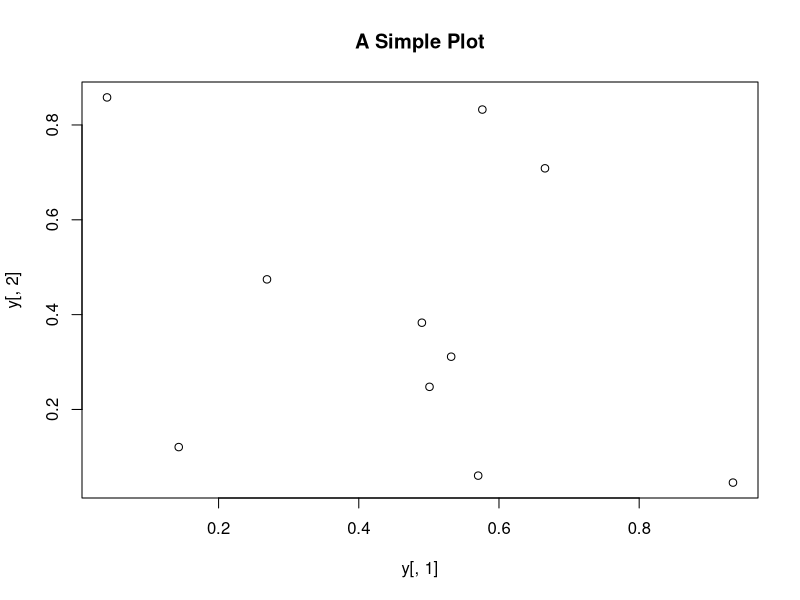
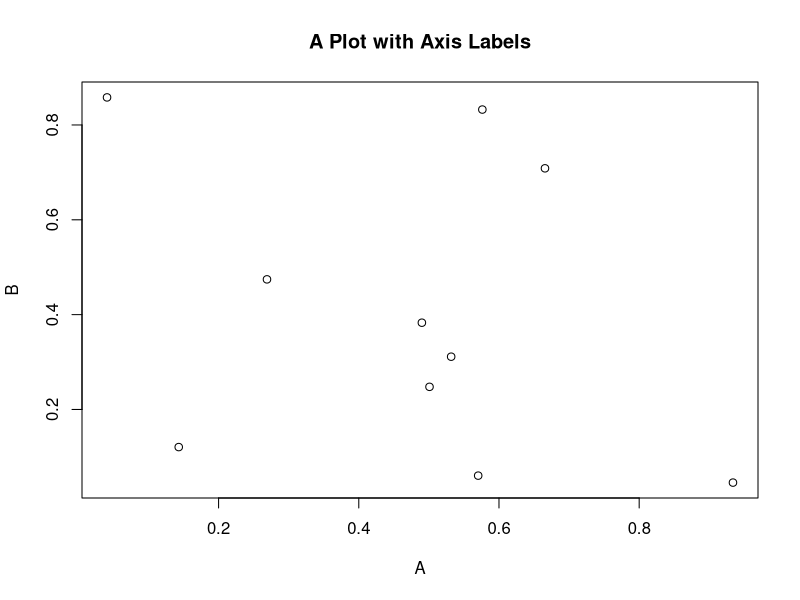
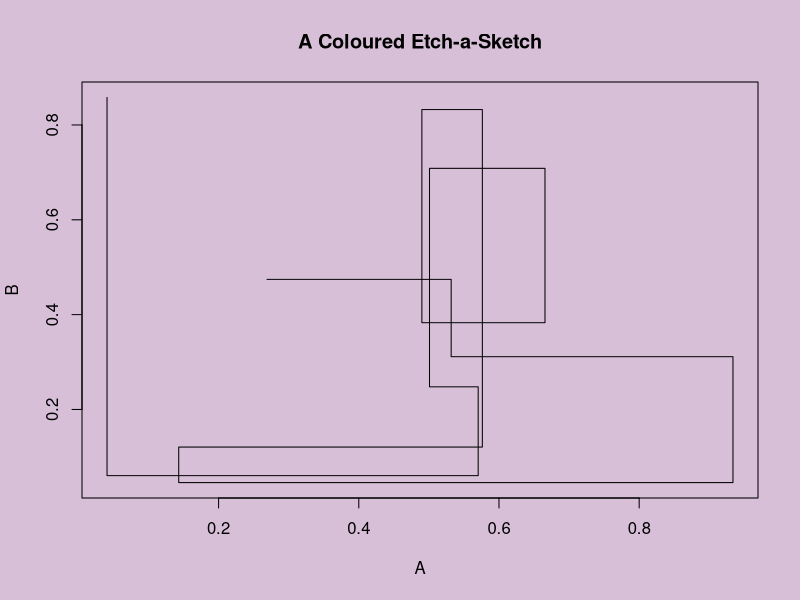

R code for these plots, in order:
## ---- chunk 1
# Set a seed so pseudo-random number generation is consistent
set.seed(1410)
# matrix(data = NA, nrow = 1, ncol = 1, byrow = FALSE, dimnames = NULL)
# runif(n, min = 0, max = 1) [n random numbers from unif dist]
# 'dimnames' argument specifies row and column names respectively
# LETTERS is a built-in constant of uppercase letters (letters is lowercase)
y <- matrix(runif(30), ncol=3, dimnames=list(letters[1:10], LETTERS[1:3]))
# Show the basic structure of the R object (in this case a matrix)
str(y)
# Show the data structures and types that I'm using
class(y)
class(y[1,1])
## ---- chunk 2
plot(y[,1], y[,2], main="A Simple Plot")
plot(y[,1], y[,2], main="A Plot with Axis Labels", xlab="A", ylab="B")
par(bg="thistle")
plot(y[,1], y[,2], main="A Coloured Etch-a-Sketch", xlab="A", ylab="B", type="s")
